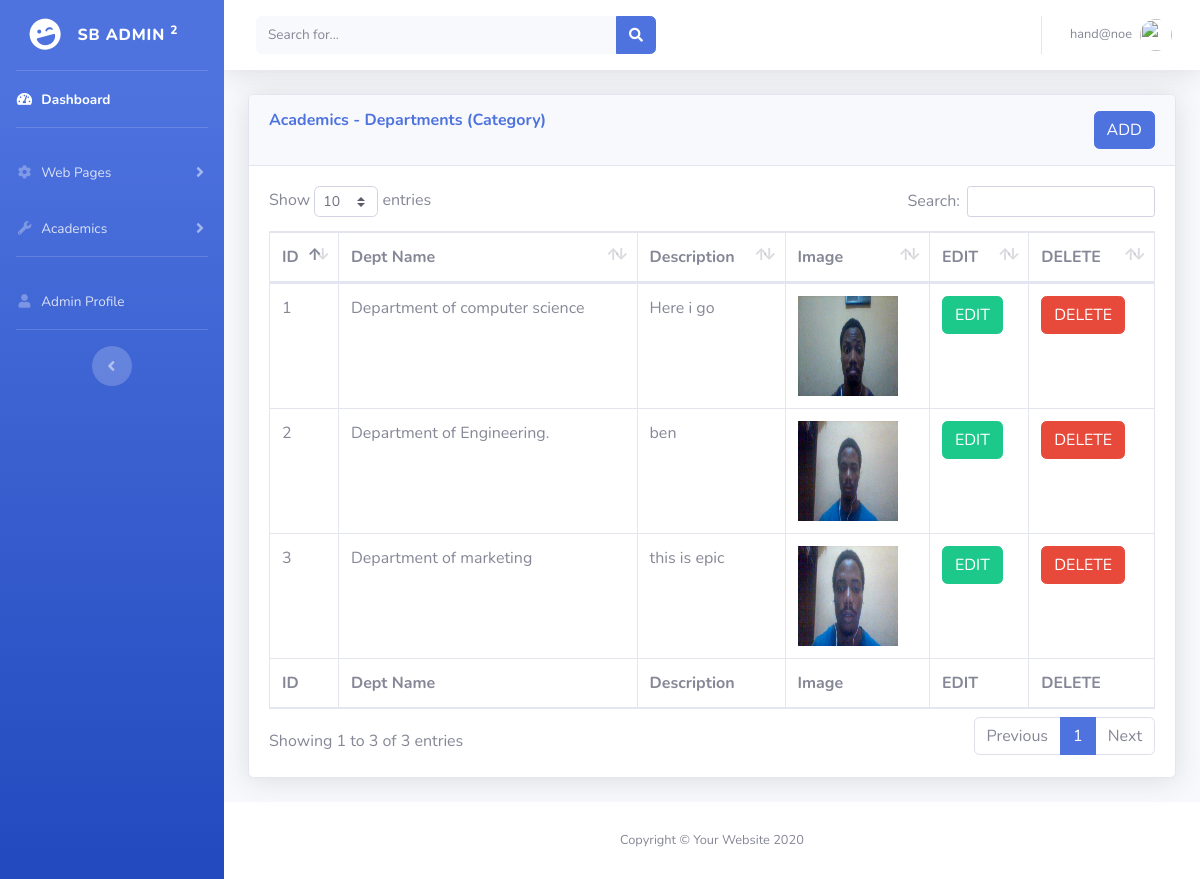
The page /departments.php (signed in) on the database its author committed.
### tables this page shows
CREATE TABLE `dept_category` (
  `id` int(11) NOT NULL,
  `name` varchar(100) NOT NULL,
  `description` varchar(100) NOT NULL,
  `image` varchar(100) NOT NULL
);

### departments.php (the view, shortened to what this page needs)
<?php
 include('security.php');
 include('inc/header.php');
 include('inc/navbar.php');
?>
  <div class="container-fluid">
            <div class="card shadow mb-4">
			<div class="card-header py-3">
			     <h6 class="m-0 font-weight-bold text-primary">Academics - Departments (Category)&nbsp
				   	<button type="button" class="btn btn-primary float-right" data-toggle="modal" data-toggle="modal" data-target="#adddepartment">
				   		ADD
				   	</button>
			     </h6>
			</div>
            <div class="card-body">
              <div class="table-responsive">
              	<?php
                 $query = "SELECT * FROM dept_category";
                 $query_run = mysqli_query($connection, $query);
              	?>
                <table class="table table-bordered" id="dataTable" width="100%" cellspacing="0">
                  <thead>
                    <tr>
                      <th>ID</th>
                      <th>Dept Name</th>
                      <th>Description</th>
                      <th>Image</th>
                      <th>EDIT</th>
                      <th>DELETE</th>
                    </tr>
                  </thead>
                  <tfoot>
                    <tr>
                      <th>ID</th>
                      <th>Dept Name</th>
                      <th>Description</th>
                      <th>Image</th>
                      <th>EDIT</th>
                      <th>DELETE</th>
                    </tr>
                  </tfoot>
                  <tbody>
                  	<?php
                     if (mysqli_num_rows($query_run) > 0)
                     {
                     	$count = 1;
                     	while($row = mysqli_fetch_assoc($query_run))
                     	{
                     ?>
                    <tr>
                      <td><?php echo$count++ ?></td>
                      <td><?php echo $row['name']; ?></td>
                      <td><?php echo $row['description']; ?></td>
                      <td><?php echo '<img src="upload/departments/'.$row['image'].'" width="100px;" height="100px;" alt="image">'?></td>
                      <td>
                      	<form action="department_edit.php" method="POST">
                      	<button type="submit" name="dept_cate_editbtn" class="btn btn-success">EDIT</button>
                        </form>
                      </td>
                      <td>
                      	<form action="code.php" method="POST">
                      	<button type="submit" name="dept_cate_deletebtn" class="btn btn-danger">DELETE</button>
                      </form>
                      </td>
                    </tr>
                    <?php
                     	}
                     }
                     else
                     {
                     	echo "No Record Found";
                     }
                  	?>
                  </tbody>
                </table>
              </div>
            </div>
          </div>
 </div>
<?php
include('inc/footer.php');
?>

### inc/header.php (shortened to what this page needs)
<!DOCTYPE html>
<html lang="en">
<head>
  <link href="vendor/fontawesome-free/css/all.min.css" rel="stylesheet" type="text/css">
  <link href="css/sb-admin-2.min.css" rel="stylesheet">
  <link href="vendor/datatables/dataTables.bootstrap4.min.css" rel="stylesheet">
  <link href="vendor/sweetalert/sweetalert.css" rel="stylesheet">
</head>
<body id="page-top">
  <div id="wrapper">

### inc/navbar.php (shortened to what this page needs)
<ul class="navbar-nav bg-gradient-primary sidebar sidebar-dark accordion" id="accordionSidebar">
  <a class="sidebar-brand d-flex align-items-center justify-content-center" href="index.php">
    <div class="sidebar-brand-icon rotate-n-15">
      <i class="fas fa-laugh-wink"></i>
    </div>
    <div class="sidebar-brand-text mx-3">SB Admin <sup>2</sup></div>
  </a>
  <hr class="sidebar-divider my-0">
  <li class="nav-item active">
    <a class="nav-link" href="index.php">
      <i class="fas fa-fw fa-tachometer-alt"></i>
      <span>Dashboard</span></a>
  </li>
  <hr class="sidebar-divider">
  <li class="nav-item">
    <a class="nav-link collapsed" href="#" data-toggle="collapse" data-target="#collapseTwo" aria-expanded="true" aria-controls="collapseTwo">
      <i class="fas fa-fw fa-cog"></i>
      <span>Web Pages</span>
    </a>
  </li>
  <li class="nav-item">
    <a class="nav-link collapsed" href="#" data-toggle="collapse" data-target="#collapseUtilities" aria-expanded="true" aria-controls="collapseUtilities">
      <i class="fas fa-fw fa-wrench"></i>
      <span>Academics</span>
    </a>
  </li>
  <hr class="sidebar-divider">
  <li class="nav-item">
    <a class="nav-link" href="register.php">
      <i class="fas fa-fw fa-user"></i>
      <span>Admin Profile</span></a>
  </li>
  <hr class="sidebar-divider d-none d-md-block">
  <div class="text-center d-none d-md-inline">
    <button class="rounded-circle border-0" id="sidebarToggle"></button>
  </div>
</ul>
<div id="content-wrapper" class="d-flex flex-column">
  <div id="content">
    <nav class="navbar navbar-expand navbar-light bg-white topbar mb-4 static-top shadow">
      <form class="d-none d-sm-inline-block form-inline mr-auto ml-md-3 my-2 my-md-0 mw-100 navbar-search">
        <div class="input-group">
          <input type="text" class="form-control bg-light border-0 small" placeholder="Search for..." aria-label="Search" aria-describedby="basic-addon2">
          <div class="input-group-append">
            <button class="btn btn-primary" type="button">
              <i class="fas fa-search fa-sm"></i>
            </button>
          </div>
        </div>
      </form>
      <ul class="navbar-nav ml-auto">
        <li class="nav-item dropdown no-arrow">
          <a class="nav-link dropdown-toggle" href="#" id="userDropdown" role="button" data-toggle="dropdown" aria-haspopup="true" aria-expanded="false">
            <span class="mr-2 d-none d-lg-inline text-gray-600 small">
              <?php echo $_SESSION['username']; ?>
            </span>
            <img class="img-profile rounded-circle" src="https://source.unsplash.com/QAB-WJcbgJk/60x60">
          </a>
        </li>
      </ul>
    </nav>

### inc/footer.php
      <footer class="sticky-footer bg-white">
        <div class="container my-auto">
          <div class="copyright text-center my-auto">
            <span>Copyright &copy; Your Website <script>document.write(new Date().getFullYear())</script></span>
          </div>
        </div>
      </footer>
      </div>
    </div>
  </div>
</body>
</html>

### rows shown on the page
dept_category: name "Department of computer science", description "Here i go", image (picture)
dept_category: name "Department of Engineering.", description "ben", image (picture)
dept_category: name "Department of marketing", description "this is epic", image (picture)

### other values the page prints
$_SESSION['username'] "hand@noe"
